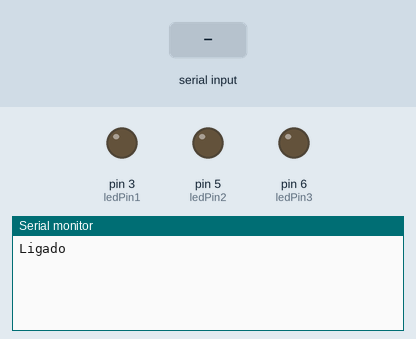
Bench run of a sketch on a simulated Arduino Uno, built with avr-gcc and run on an emulated ATmega328P. Shown: output pins drawn as LEDs (lit = HIGH), the last lines printed to the serial monitor. The inputs (shaded band) are chosen by the test bench.

Above: at 1.2 s.
1.3 s: "S\n" received over Serial
At 2.0 s:
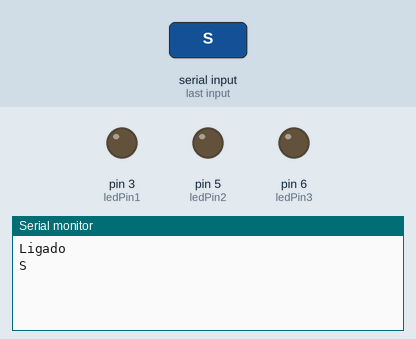
2.8 s: "U\n" received over Serial
At 3.2 s:
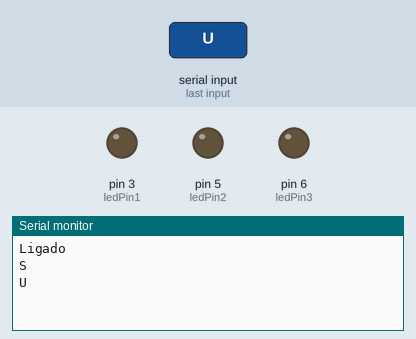
4.3 s: "1\n" received over Serial
At 5.7 s:
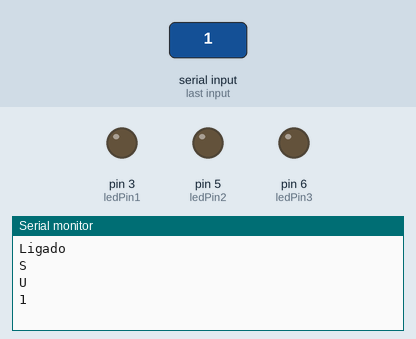

Measured:
- after the input at 1.3 s, the serial monitor: prints a new line at once (image 1)
- after the input at 2.8 s, the serial monitor: prints a new line at once (image 2)
- after the input at 4.3 s, the serial monitor: prints a new line at once (image 3)

The sketch:

arduino.ino
```cpp
// Define the LED pin
int ledPin1 = 3;
int ledPin2 = 5;
int ledPin3 = 6;
char KeyVal[4];
// Setup function runs once when Arduino is powered on or reset
int M0 = 0, M1 = 0, M2 = 0;
void setup() {
  // Initialize serial communication at a baud rate of 9600
  Serial.begin(9600);
  Serial.println("Ligado");
  // Set LED pin as an output
  pinMode(ledPin1, OUTPUT);
  pinMode(ledPin2, OUTPUT);
  pinMode(ledPin3, OUTPUT);

  analogWrite(ledPin1, 0);
  analogWrite(ledPin2, 0);
  analogWrite(ledPin3, 0);
}

void ReadKey() {
    int i = 0;
    while (Serial.available()) {
      char receivedChar = Serial.read();
      if (receivedChar == '#') {
        //Serial.flush();
        break;
      }
      else if (receivedChar == ';' || receivedChar == '\n') {
        continue;
      }
      else {
        KeyVal[i] = receivedChar;
        i++;
      }
      Serial.println(KeyVal);
    }
}


// Loop function runs repeatedly as long as Arduino is on
void loop() {
 ReadKey();

  if(KeyVal[2] == 'S' && KeyVal[3] == 'S' && KeyVal[0] == 'U' && KeyVal[1] == 'U') {
   analogWrite(ledPin1, 250);
    analogWrite(ledPin2, 0);
    analogWrite(ledPin3, 0);
  } else if (KeyVal[2] == 'U' && KeyVal[3] == 'U' && KeyVal[0] == 'S' && KeyVal[1] == 'S') {
    analogWrite(ledPin2, 250);
    analogWrite(ledPin1, 0);
    analogWrite(ledPin3, 0);
  } else if (KeyVal[2] == 'S' && KeyVal[3] == 'U' && KeyVal[0] == 'S' && KeyVal[1] == 'U') {
    analogWrite(ledPin3, 250);
    analogWrite(ledPin1, 0);
    analogWrite(ledPin2, 0);
  } else {
    analogWrite(ledPin3, 0);
    analogWrite(ledPin1, 0);
    analogWrite(ledPin2, 0);
  }


 /*
 //PRIMEIRO
  if (KeyVal[0] == 'U') {
    if (M0 < 250){
      M0 += 10;
    }
  }
  else if (KeyVal[0] == 'S') {
    if (M0 > 10){
      M0 -= 10;
    }
  }
  analogWrite(ledPin1, M0);

  if (KeyVal[1] == 'U') {
    if (M1 < 250){
      M1 += 10;
    }
  }
  else if (KeyVal[1] == 'S') {
    if (M1 > 10){
      M1 -= 10;
    }
  }
  analogWrite(ledPin2, M1);

  if (KeyVal[2] == 'U') {
    if (M2 < 250){
      M2 += 10;
    }
  }
  else if (KeyVal[2] == 'S') {
    if (M2 > 10){
      M2 -= 10;
    }
  }
  analogWrite(ledPin3, M2);
  */
  delay(30);
}
```
